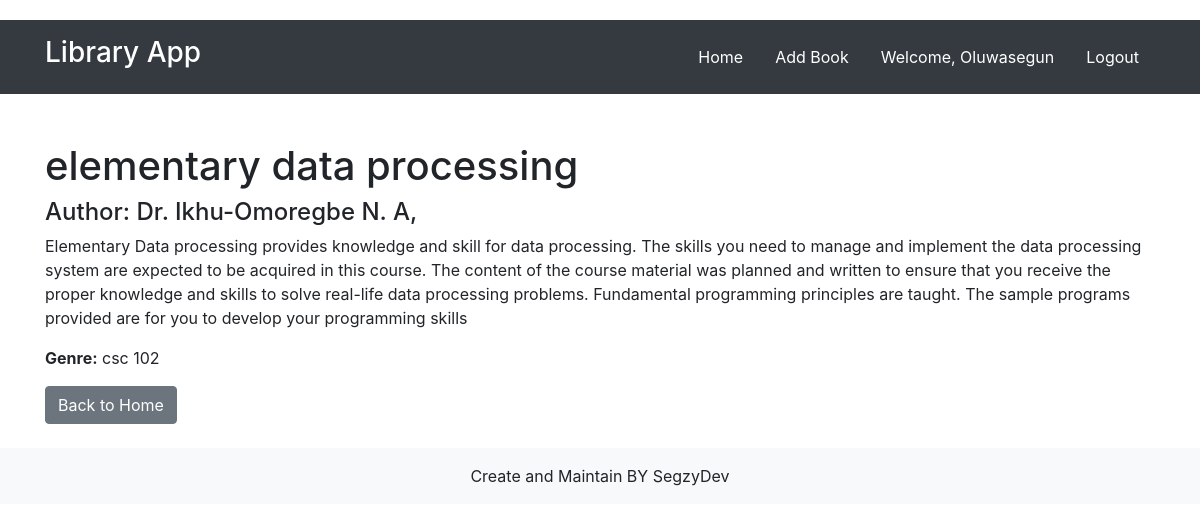
Screenshot of /book/1 (signed in) with the database file from the repository.
### app/models.py (models this page shows, shortened)
class User(db.Model, UserMixin):
    id = db.Column(db.Integer, primary_key=True)
    username = db.Column(db.String(20), unique=True, nullable=False)
    email = db.Column(db.String(120), unique=True, nullable=False)
    password_hash = db.Column(db.String(128), nullable=False)
    is_admin = db.Column(db.Boolean, default=False)

class Book(db.Model):
    id = db.Column(db.Integer, primary_key=True)
    title = db.Column(db.String(100), nullable=False)
    author = db.Column(db.String(100), nullable=False)
    description = db.Column(db.Text, nullable=True)
    genre = db.Column(db.String(50), nullable=True)

### app/routes.py (the view)
@app.route('/book/<int:book_id>')
def book_detail(book_id):
    book = Book.query.get_or_404(book_id)
    return render_template('book_detail.html', book=book)

### app/routes.py (called while the page is built)
@login_manager.user_loader
def load_user(user_id):
    return User.query.get(int(user_id))

### app/templates/book_detail.html
{% extends 'layout.html' %}
{% block content %}
    <h1 class="mt-5">{{ book.title }}</h1>
    <h4>Author: {{ book.author }}</h4>
    <p>{{ book.description }}</p>
    <p><strong>Genre:</strong> {{ book.genre }}</p>
    <a href="{{ url_for('index') }}" class="btn btn-secondary">Back to Home</a>
{% endblock %}

### app/templates/layout.html (shortened to what this page needs)
<!DOCTYPE html>
<html lang="en">
<head>
    <link rel="stylesheet" href="{{ url_for('static', filename='css/styles.css') }}">
    <link rel="stylesheet" href="https://stackpath.bootstrapcdn.com/bootstrap/4.5.2/css/bootstrap.min.css">
</head>
<body>
    <header class="bg-dark text-white p-3 mb-4">
        <div class="container">
            <div class="d-flex justify-content-between align-items-center">
                <h1 class="h3">Library App</h1>
                <nav>
                    <ul class="nav">
                        <li class="nav-item">
                            <a class="nav-link text-white" href="{{ url_for('index') }}">Home</a>
                        </li>
                        <li class="nav-item">
                            <a class="nav-link text-white" href="{{ url_for('add_book') }}">Add Book</a>
                        </li>
                        {% if current_user.is_authenticated %}
                        <li class="nav-item">
                            <span class="nav-link text-white">Welcome, {{ current_user.username }}</span>
                        </li>
                        <li class="nav-item">
                            <a class="nav-link text-white" href="{{ url_for('logout') }}">Logout</a>
                        </li>
                        {% endif %}
                    </ul>
                </nav>
            </div>
        </div>
    </header>
    <div class="container">
        {% block content %}
        {% endblock %}
    </div>
    <footer class="bg-light text-center py-3 mt-4">
        <div class="container">
            <p class="mb-0">Create and Maintain BY SegzyDev</p>
        </div>
    </footer>
</body>
</html>

### app/static/css/styles.css (style rules this page uses)
body { padding-top: 20px; }

### rows the page displays
User: username "Oluwasegun"
Book: title "elementary data processing", author "Dr. Ikhu-Omoregbe N. A,", description "Elementary Data processing provides knowledge and skill for data processing. The skills you need to manage and implement the data processing system are expected to be acquired in this course. The content of the course material was planned and written to ensure that you receive the proper knowledge and skills to solve real-life data processing problems. Fundamental programming principles are taught. The sample programs provided are for you to develop your programming skills", genre "csc 102"
